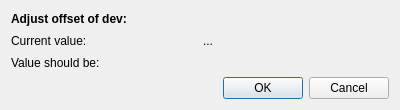
<?xml version="1.0" encoding="UTF-8"?>
<ui version="4.0">
 <class>Dialog</class>
 <widget class="QDialog" name="Dialog">
  <property name="geometry">
   <rect>
    <x>0</x>
    <y>0</y>
    <width>400</width>
    <height>110</height>
   </rect>
  </property>
  <property name="windowTitle">
   <string>Adjust offset</string>
  </property>
  <layout class="QGridLayout" name="gridLayout">
   <item row="1" column="1">
    <widget class="QLabel" name="oldValue">
     <property name="text">
      <string>...</string>
     </property>
    </widget>
   </item>
   <item row="2" column="0">
    <widget class="QLabel" name="label_3">
     <property name="text">
      <string>Value should be:</string>
     </property>
    </widget>
   </item>
   <item row="3" column="0" colspan="2">
    <widget class="QDialogButtonBox" name="buttonBox">
     <property name="orientation">
      <enum>Qt::Horizontal</enum>
     </property>
     <property name="standardButtons">
      <set>QDialogButtonBox::Cancel|QDialogButtonBox::Ok</set>
     </property>
    </widget>
   </item>
   <item row="0" column="0" colspan="2">
    <widget class="QLabel" name="descLabel">
     <property name="font">
      <font>
       <weight>75</weight>
       <bold>true</bold>
      </font>
     </property>
     <property name="text">
      <string>Adjust offset of dev:</string>
     </property>
    </widget>
   </item>
   <item row="1" column="0">
    <widget class="QLabel" name="label_2">
     <property name="text">
      <string>Current value:</string>
     </property>
    </widget>
   </item>
   <item row="2" column="1">
    <layout class="QHBoxLayout" name="targetLayout">
     <property name="margin">
      <number>0</number>
     </property>
    </layout>
   </item>
  </layout>
 </widget>
 <resources/>
 <connections>
  <connection>
   <sender>buttonBox</sender>
   <signal>accepted()</signal>
   <receiver>Dialog</receiver>
   <slot>accept()</slot>
   <hints>
    <hint type="sourcelabel">
     <x>248</x>
     <y>254</y>
    </hint>
    <hint type="destinationlabel">
     <x>157</x>
     <y>274</y>
    </hint>
   </hints>
  </connection>
  <connection>
   <sender>buttonBox</sender>
   <signal>rejected()</signal>
   <receiver>Dialog</receiver>
   <slot>reject()</slot>
   <hints>
    <hint type="sourcelabel">
     <x>316</x>
     <y>260</y>
    </hint>
    <hint type="destinationlabel">
     <x>286</x>
     <y>274</y>
    </hint>
   </hints>
  </connection>
 </connections>
</ui>
